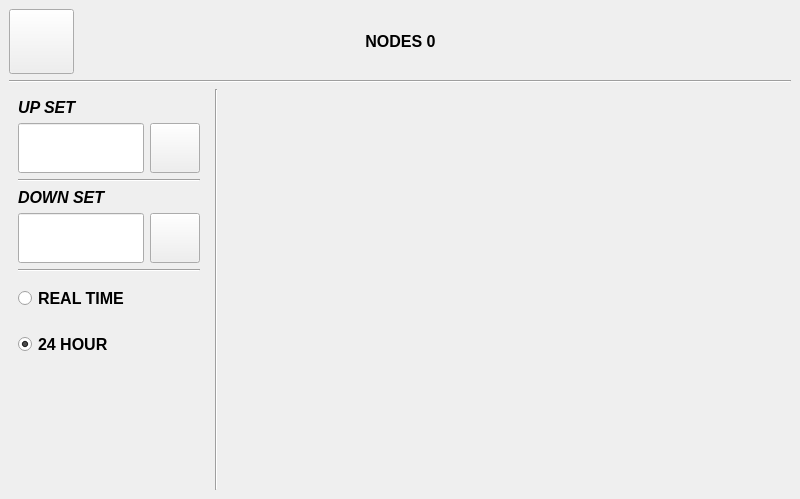
<?xml version="1.0" encoding="UTF-8"?>
<ui version="4.0">
 <class>NodeWindow</class>
 <widget class="QMainWindow" name="NodeWindow">
  <property name="geometry">
   <rect>
    <x>0</x>
    <y>0</y>
    <width>800</width>
    <height>499</height>
   </rect>
  </property>
  <property name="windowTitle">
   <string>MainWindow</string>
  </property>
  <widget class="QWidget" name="centralwidget">
   <layout class="QVBoxLayout" name="verticalLayout">
    <item>
     <widget class="QWidget" name="horizontalWidget" native="true">
      <property name="sizePolicy">
       <sizepolicy hsizetype="Preferred" vsizetype="Maximum">
        <horstretch>0</horstretch>
        <verstretch>0</verstretch>
       </sizepolicy>
      </property>
      <layout class="QHBoxLayout" name="horizontalLayout">
       <property name="leftMargin">
        <number>0</number>
       </property>
       <property name="topMargin">
        <number>0</number>
       </property>
       <property name="rightMargin">
        <number>0</number>
       </property>
       <property name="bottomMargin">
        <number>0</number>
       </property>
       <item>
        <widget class="QPushButton" name="btnBack">
         <property name="minimumSize">
          <size>
           <width>65</width>
           <height>65</height>
          </size>
         </property>
         <property name="maximumSize">
          <size>
           <width>65</width>
           <height>65</height>
          </size>
         </property>
         <property name="styleSheet">
          <string notr="true">image: url(:/back.png);
padding : 0px;</string>
         </property>
         <property name="text">
          <string/>
         </property>
        </widget>
       </item>
       <item>
        <spacer name="horizontalSpacer">
         <property name="orientation">
          <enum>Qt::Horizontal</enum>
         </property>
         <property name="sizeHint" stdset="0">
          <size>
           <width>40</width>
           <height>20</height>
          </size>
         </property>
        </spacer>
       </item>
       <item>
        <widget class="QLabel" name="lblNode">
         <property name="maximumSize">
          <size>
           <width>16777215</width>
           <height>65</height>
          </size>
         </property>
         <property name="font">
          <font>
           <pointsize>12</pointsize>
           <weight>75</weight>
           <italic>false</italic>
           <bold>true</bold>
          </font>
         </property>
         <property name="text">
          <string>NODES 0</string>
         </property>
         <property name="alignment">
          <set>Qt::AlignCenter</set>
         </property>
        </widget>
       </item>
       <item>
        <spacer name="horizontalSpacer_2">
         <property name="orientation">
          <enum>Qt::Horizontal</enum>
         </property>
         <property name="sizeHint" stdset="0">
          <size>
           <width>40</width>
           <height>20</height>
          </size>
         </property>
        </spacer>
       </item>
       <item>
        <widget class="QLabel" name="label_2">
         <property name="minimumSize">
          <size>
           <width>65</width>
           <height>65</height>
          </size>
         </property>
         <property name="maximumSize">
          <size>
           <width>65</width>
           <height>65</height>
          </size>
         </property>
         <property name="styleSheet">
          <string notr="true">image: url(:/chart.png);</string>
         </property>
         <property name="text">
          <string/>
         </property>
        </widget>
       </item>
      </layout>
     </widget>
    </item>
    <item>
     <widget class="Line" name="line">
      <property name="orientation">
       <enum>Qt::Horizontal</enum>
      </property>
     </widget>
    </item>
    <item>
     <layout class="QHBoxLayout" name="horizontalLayout_2">
      <item>
       <widget class="QFrame" name="verticalFrame">
        <property name="maximumSize">
         <size>
          <width>200</width>
          <height>16777215</height>
         </size>
        </property>
        <layout class="QVBoxLayout" name="verticalLayout_2">
         <item>
          <widget class="QLabel" name="label">
           <property name="font">
            <font>
             <pointsize>12</pointsize>
             <weight>75</weight>
             <italic>true</italic>
             <bold>true</bold>
            </font>
           </property>
           <property name="text">
            <string>UP SET</string>
           </property>
          </widget>
         </item>
         <item>
          <layout class="QHBoxLayout" name="horizontalLayout_3">
           <item>
            <widget class="QLineEdit" name="lineEditUpSet">
             <property name="minimumSize">
              <size>
               <width>0</width>
               <height>50</height>
              </size>
             </property>
             <property name="maximumSize">
              <size>
               <width>16777215</width>
               <height>50</height>
              </size>
             </property>
             <property name="font">
              <font>
               <pointsize>14</pointsize>
              </font>
             </property>
            </widget>
           </item>
           <item>
            <widget class="QPushButton" name="pushButtonUpSet">
             <property name="sizePolicy">
              <sizepolicy hsizetype="Minimum" vsizetype="Minimum">
               <horstretch>0</horstretch>
               <verstretch>0</verstretch>
              </sizepolicy>
             </property>
             <property name="minimumSize">
              <size>
               <width>50</width>
               <height>50</height>
              </size>
             </property>
             <property name="maximumSize">
              <size>
               <width>50</width>
               <height>50</height>
              </size>
             </property>
             <property name="styleSheet">
              <string notr="true">image: url(:/edit.png);
padding : 0;</string>
             </property>
             <property name="text">
              <string/>
             </property>
            </widget>
           </item>
          </layout>
         </item>
         <item>
          <widget class="Line" name="line_3">
           <property name="orientation">
            <enum>Qt::Horizontal</enum>
           </property>
          </widget>
         </item>
         <item>
          <widget class="QLabel" name="label_3">
           <property name="font">
            <font>
             <pointsize>12</pointsize>
             <weight>75</weight>
             <italic>true</italic>
             <bold>true</bold>
            </font>
           </property>
           <property name="text">
            <string>DOWN SET</string>
           </property>
           <property name="alignment">
            <set>Qt::AlignBottom|Qt::AlignLeading|Qt::AlignLeft</set>
           </property>
          </widget>
         </item>
         <item>
          <layout class="QHBoxLayout" name="horizontalLayout_4">
           <item>
            <widget class="QLineEdit" name="lineEditDownSet">
             <property name="minimumSize">
              <size>
               <width>0</width>
               <height>50</height>
              </size>
             </property>
             <property name="maximumSize">
              <size>
               <width>16777215</width>
               <height>50</height>
              </size>
             </property>
             <property name="font">
              <font>
               <pointsize>14</pointsize>
              </font>
             </property>
            </widget>
           </item>
           <item>
            <widget class="QPushButton" name="pushButtonDownset">
             <property name="sizePolicy">
              <sizepolicy hsizetype="Minimum" vsizetype="Minimum">
               <horstretch>0</horstretch>
               <verstretch>0</verstretch>
              </sizepolicy>
             </property>
             <property name="minimumSize">
              <size>
               <width>50</width>
               <height>50</height>
              </size>
             </property>
             <property name="maximumSize">
              <size>
               <width>50</width>
               <height>50</height>
              </size>
             </property>
             <property name="styleSheet">
              <string notr="true">image: url(:/edit.png);
padding : 0;</string>
             </property>
             <property name="text">
              <string/>
             </property>
            </widget>
           </item>
          </layout>
         </item>
         <item>
          <widget class="Line" name="line_4">
           <property name="orientation">
            <enum>Qt::Horizontal</enum>
           </property>
          </widget>
         </item>
         <item>
          <widget class="QRadioButton" name="radioButton">
           <property name="minimumSize">
            <size>
             <width>0</width>
             <height>40</height>
            </size>
           </property>
           <property name="maximumSize">
            <size>
             <width>16777215</width>
             <height>40</height>
            </size>
           </property>
           <property name="font">
            <font>
             <pointsize>12</pointsize>
             <weight>75</weight>
             <italic>false</italic>
             <bold>true</bold>
            </font>
           </property>
           <property name="text">
            <string>REAL TIME</string>
           </property>
          </widget>
         </item>
         <item>
          <widget class="QRadioButton" name="radioButton_2">
           <property name="minimumSize">
            <size>
             <width>0</width>
             <height>40</height>
            </size>
           </property>
           <property name="maximumSize">
            <size>
             <width>16777215</width>
             <height>40</height>
            </size>
           </property>
           <property name="font">
            <font>
             <pointsize>12</pointsize>
             <weight>75</weight>
             <italic>false</italic>
             <bold>true</bold>
            </font>
           </property>
           <property name="text">
            <string>24 HOUR</string>
           </property>
           <property name="checked">
            <bool>true</bool>
           </property>
          </widget>
         </item>
         <item>
          <spacer name="verticalSpacer">
           <property name="orientation">
            <enum>Qt::Vertical</enum>
           </property>
           <property name="sizeHint" stdset="0">
            <size>
             <width>20</width>
             <height>40</height>
            </size>
           </property>
          </spacer>
         </item>
        </layout>
       </widget>
      </item>
      <item>
       <widget class="Line" name="line_2">
        <property name="orientation">
         <enum>Qt::Vertical</enum>
        </property>
       </widget>
      </item>
      <item>
       <widget class="QFrame" name="widgetChart"/>
      </item>
     </layout>
    </item>
   </layout>
  </widget>
 </widget>
 <resources/>
 <connections>
  <connection>
   <sender>btnBack</sender>
   <signal>clicked()</signal>
   <receiver>NodeWindow</receiver>
   <slot>close()</slot>
   <hints>
    <hint type="sourcelabel">
     <x>41</x>
     <y>41</y>
    </hint>
    <hint type="destinationlabel">
     <x>399</x>
     <y>249</y>
    </hint>
   </hints>
  </connection>
 </connections>
</ui>
